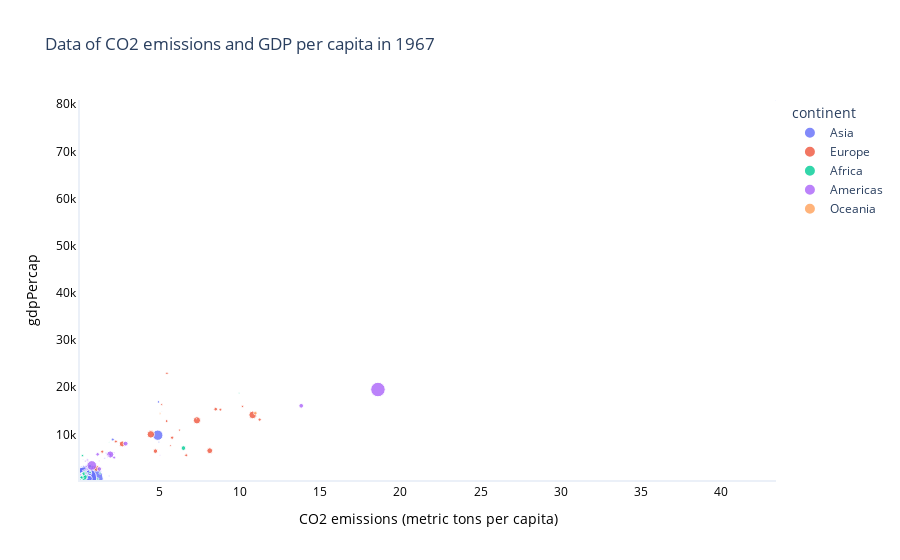

The cell this chart's notebook holds for it:
### Code cell
import plotly.express as px

fig = px.scatter(Data_Year_Max_Correlation, x="CO2 emissions (metric tons per capita)", y="gdpPercap", color="continent", size='pop', hover_name ="Country Name",  opacity = 0.8,
                 title= (f"Data of CO2 emissions and GDP per capita in {year_of_max_correlation}"))
fig.update_layout(
    template='plotly_white',  # Use white template
    xaxis=dict(
        gridcolor='rgba(0,0,0,0)',  # Set grid lines color to transparent
        color='black',              # Set X axis color to black
        linewidth=2                 # Set X axis line width to 2 (bold)
    ),
    yaxis=dict(
        gridcolor='rgba(0,0,0,0)',  # Set grid lines color to transparent
        color='black',              # Set Y axis color to black
        linewidth=2                 # Set Y axis line width to 2 (bold)
    )
)


fig.update_xaxes(range=[(Data_Year_Max_Correlation["CO2 emissions (metric tons per capita)"]).min(), (Data_Year_Max_Correlation["CO2 emissions (metric tons per capita)"]).max()])  
fig.update_yaxes(range=[(Data_Year_Max_Correlation["gdpPercap"]).min(), (Data_Year_Max_Correlation["gdpPercap"]).max() ])

fig.show()

### Figure 1 — Plotly figure (JSON) as saved in the notebook; plotly's stock layout.template omitted (floating-point values rounded to 4 significant figures)
{"data": [{"hovertemplate": "<b>%{hovertext}</b><br><br>continent=Asia<br>CO2 emissions (metric tons per capita)=%{x}<br>gdpPercap=%{y}<br>pop=%{marker.size}<extra></extra>", "hovertext": ["Afghanistan", "Bahrain", "Cambodia", "China", "India", "Indonesia", "Iraq", "Israel", "Japan", "Jordan", "Kuwait", "Lebanon", "Mongolia", "Myanmar", "Nepal", "Oman", "Pakistan", "Philippines", "Saudi Arabia", "Singapore", "Sri Lanka", "Thailand", "Vietnam"], "legendgroup": "Asia", "marker": {"color": "#636efa", "opacity": 0.8, "size": [11537966, 202182, 6960067, 754550000, 506000000, 109343000, 8519282, 2693585, 100825279, 1255058, 575003, 2186894, 1149500, 25870271, 11261690, 714775, 60641899, 35356600, 5618198, 1977600, 11737396, 34024249, 39463910], "sizemode": "area", "sizeref": 1886375, "symbol": "circle"}, "mode": "markers", "name": "Asia", "orientation": "v", "showlegend": true, "type": "scatter", "x": [0.1238, 5.121, 0.06244, 0.5742, 0.3318, 0.2319, 2.056, 4.933, 4.864, 1.072, 43.43, 1.642, 1.835, 0.1435, 0.01881, 0.2055, 0.4025, 0.5554, 4.909, 1.546, 0.2519, 0.3602, 0.5749], "xaxis": "x", "y": [836.2, 14800.0, 523.4, 612.7, 700.8, 762.4, 8931.0, 8394.0, 9848.0, 2742.0, 80890.0, 6007.0, 1226.0, 349, 676.4, 4721.0, 942.4, 1814.0, 16900.0, 4977.0, 1136.0, 1295.0, 637.1], "yaxis": "y"}, {"hovertemplate": "<b>%{hovertext}</b><br><br>continent=Europe<br>CO2 emissions (metric tons per capita)=%{x}<br>gdpPercap=%{y}<br>pop=%{marker.size}<extra></extra>", "hovertext": ["Albania", "Austria", "Belgium", "Bulgaria", "Denmark", "Finland", "France", "Greece", "Hungary", "Iceland", "Ireland", "Italy", "Netherlands", "Norway", "Poland", "Portugal", "Romania", "Spain", "Sweden", "Switzerland", "Turkey", "United Kingdom"], "legendgroup": "Europe", "marker": {"color": "#EF553B", "opacity": 0.8, "size": [1984060, 7376998, 9556500, 8310226, 4838800, 4605744, 49569000, 8716441, 10223422, 198676, 2900100, 52667100, 12596822, 3786019, 31785378, 9103000, 19284814, 32850275, 7867931, 6063000, 33411317, 54959000], "sizemode": "area", "sizeref": 1886375, "symbol": "circle"}, "mode": "markers", "name": "Europe", "orientation": "v", "showlegend": true, "type": "scatter", "x": [1.364, 5.418, 11.22, 6.638, 10.15, 6.213, 7.306, 2.249, 5.758, 7.269, 5.655, 4.431, 8.476, 5.107, 8.106, 1.398, 4.716, 2.647, 8.77, 5.435, 1.033, 10.78], "xaxis": "x", "y": [2760.0, 12830.0, 13150.0, 5577.0, 15940.0, 10920.0, 13000.0, 8513.0, 9327.0, 13320.0, 7656.0, 10020.0, 15360.0, 16360.0, 6557.0, 6362.0, 6471.0, 7994.0, 15260.0, 22970.0, 2826.0, 14140.0], "yaxis": "y"}, {"hovertemplate": "<b>%{hovertext}</b><br><br>continent=Africa<br>CO2 emissions (metric tons per capita)=%{x}<br>gdpPercap=%{y}<br>pop=%{marker.size}<extra></extra>", "hovertext": ["Algeria", "Angola", "Benin", "Burkina Faso", "Burundi", "Cameroon", "Central African Republic", "Chad", "Comoros", "Cote d'Ivoire", "Djibouti", "Equatorial Guinea", "Ethiopia", "Gabon", "Ghana", "Guinea", "Guinea-Bissau", "Kenya", "Liberia", "Libya", "Madagascar", "Malawi", "Mali", "Mauritania", "Mauritius", "Morocco", "Mozambique", "Niger", "Nigeria", "Rwanda", "Sao Tome and Principe", "Senegal", "Sierra Leone", "Somalia", "South Africa", "Sudan", "Swaziland", "Tanzania", "Togo", "Tunisia", "Uganda", "Zambia", "Zimbabwe"], "legendgroup": "Africa", "marker": {"color": "#00cc96", "opacity": 0.8, "size": [12760499, 5247469, 2427334, 5127935, 3330989, 6335506, 1733638, 3495967, 217378, 4744870, 127617, 259864, 27860297, 489004, 8490213, 3451418, 601287, 10191512, 1279406, 1759224, 6334556, 4147252, 5212416, 1230542, 789309, 14770296, 8680909, 4534062, 47287752, 3451079, 70787, 3965841, 2662190, 3428839, 20997321, 12716129, 420690, 12607312, 1735550, 4786986, 8900294, 3900000, 4995432], "sizemode": "area", "sizeref": 1886375, "symbol": "circle"}, "mode": "markers", "name": "Africa", "orientation": "v", "showlegend": true, "type": "scatter", "x": [0.6321, 0.1667, 0.05232, 0.01922, 0.01474, 0.07298, 0.05334, 0.03415, 0.08566, 0.3243, 0.6698, 0.09088, 0.04088, 1.827, 0.1857, 0.1805, 0.07074, 0.2661, 0.4657, 9.941, 0.1389, 0.08604, 0.0392, 0.1882, 0.6362, 0.3616, 0.2162, 0.03185, 0.2447, 0.0118, 0.1621, 0.1813, 0.1054, 0.07045, 6.466, 0.2508, 0.5525, 0.1419, 0.1067, 0.6389, 0.09445, 1.264, 1.123], "xaxis": "x", "y": [3247.0, 5523.0, 1036.0, 794.8, 413.0, 1508.0, 1136.0, 1197.0, 1876.0, 2052.0, 3020.0, 915.6, 516.1, 8359.0, 1126.0, 708.8, 715.6, 1057.0, 713.6, 18770.0, 1634.0, 495.5, 545.0, 1421.0, 2475.0, 1711.0, 566.7, 1054.0, 1015.0, 511.0, 1385.0, 1612.0, 1206.0, 1285.0, 7114.0, 1688.0, 2613.0, 848.2, 1478.0, 1932.0, 908.9, 1777.0, 569.8], "yaxis": "y"}, {"hovertemplate": "<b>%{hovertext}</b><br><br>continent=Americas<br>CO2 emissions (metric tons per capita)=%{x}<br>gdpPercap=%{y}<br>pop=%{marker.size}<extra></extra>", "hovertext": ["Argentina", "Bolivia", "Brazil", "Canada", "Chile", "Colombia", "Costa Rica", "Cuba", "Dominican Republic", "Ecuador", "El Salvador", "Guatemala", "Haiti", "Honduras", "Jamaica", "Mexico", "Nicaragua", "Panama", "Paraguay", "Peru", "Trinidad and Tobago", "United States", "Uruguay"], "legendgroup": "Americas", "marker": {"color": "#ab63fa", "opacity": 0.8, "size": [22934225, 4040665, 88049823, 20819767, 8858908, 19764027, 1588717, 8139332, 4049146, 5432424, 3232927, 4690773, 4318137, 2500689, 1861096, 47995559, 1865490, 1405486, 2287985, 12132200, 960155, 198712000, 2748579], "sizemode": "area", "sizeref": 1886375, "symbol": "circle"}, "mode": "markers", "name": "Americas", "orientation": "v", "showlegend": true, "type": "scatter", "x": [2.858, 0.4466, 0.745, 13.81, 2.141, 1.217, 0.5171, 1.906, 0.3805, 0.4658, 0.3425, 0.3973, 0.05857, 0.3525, 2.145, 1.9, 0.494, 1.218, 0.213, 1.112, 5.01, 18.6, 1.776], "xaxis": "x", "y": [8053.0, 2587.0, 3430.0, 16080.0, 5107.0, 2679.0, 4162.0, 5690.0, 1654.0, 4579.0, 4359.0, 3243.0, 1452.0, 2538.0, 6125.0, 5755.0, 4643.0, 4421.0, 2299.0, 5788.0, 5621.0, 19530.0, 5445.0], "yaxis": "y"}, {"hovertemplate": "<b>%{hovertext}</b><br><br>continent=Oceania<br>CO2 emissions (metric tons per capita)=%{x}<br>gdpPercap=%{y}<br>pop=%{marker.size}<extra></extra>", "hovertext": ["Australia", "New Zealand"], "legendgroup": "Oceania", "marker": {"color": "#FFA15A", "opacity": 0.8, "size": [11872264, 2728150], "sizemode": "area", "sizeref": 1886375, "symbol": "circle"}, "mode": "markers", "name": "Oceania", "orientation": "v", "showlegend": true, "type": "scatter", "x": [10.96, 5.008], "xaxis": "x", "y": [14530.0, 14460.0], "yaxis": "y"}], "layout": {"legend": {"itemsizing": "constant", "title": {"text": "continent"}, "tracegroupgap": 0}, "title": {"text": "Data of CO2 emissions and GDP per capita in 1967"}, "xaxis": {"anchor": "y", "color": "black", "domain": [0, 1], "gridcolor": "rgba(0,0,0,0)", "linewidth": 2, "range": [0.0118, 43.43], "title": {"text": "CO2 emissions (metric tons per capita)"}}, "yaxis": {"anchor": "x", "color": "black", "domain": [0, 1], "gridcolor": "rgba(0,0,0,0)", "linewidth": 2, "range": [349, 80890.0], "title": {"text": "gdpPercap"}}}}
